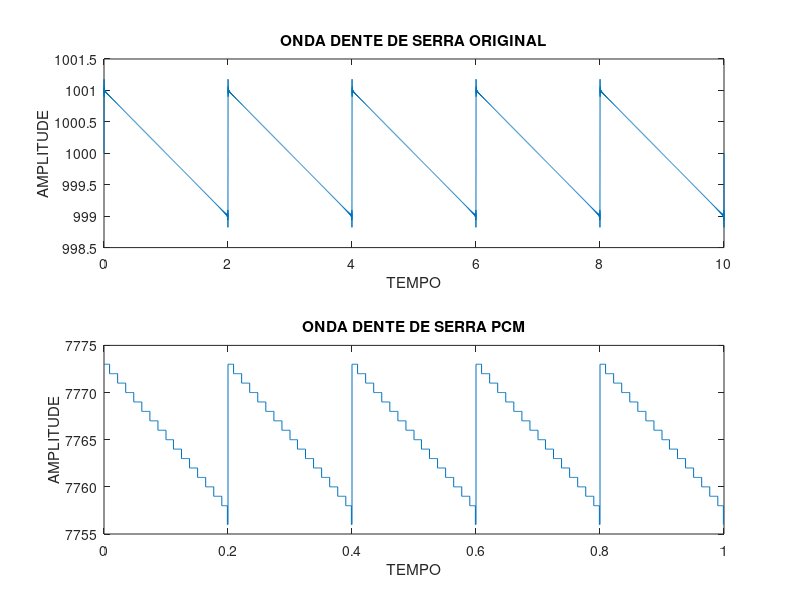

Write MATLAB code to recreate this figure.
function AnaDig2
  
  intervalo = 1000;
  A = 2;
  t = 0:1/intervalo:10;
  
  %FUNCAO DENTE DE SERRA
  resp=0;
	for i=1:1000
		resp=resp+ 1/2-(1/pi)*(sin(-i*t*pi)/i);
	endfor
	resp = resp * A;
  
	for i = 1:intervalo
		  temp1 = i*10; 
      temp2=(resp(round( temp1 )) );
      temp3 = temp2/A;
      resp2(i)=round(15.5+15.5*temp3);
      %PCMcode = dec2bin(abs(x(i))) % Parte binaria
	endfor

	subplot(2,1,1);
	plot(t,resp);
	title("ONDA DENTE DE SERRA ORIGINAL");
	xlabel("TEMPO");
	ylabel("AMPLITUDE");

	subplot(2,1,2);
	stairs(t(1:intervalo),resp2);
	title("ONDA DENTE DE SERRA PCM");
	xlabel("TEMPO");
	ylabel("AMPLITUDE");

  endfunction
  